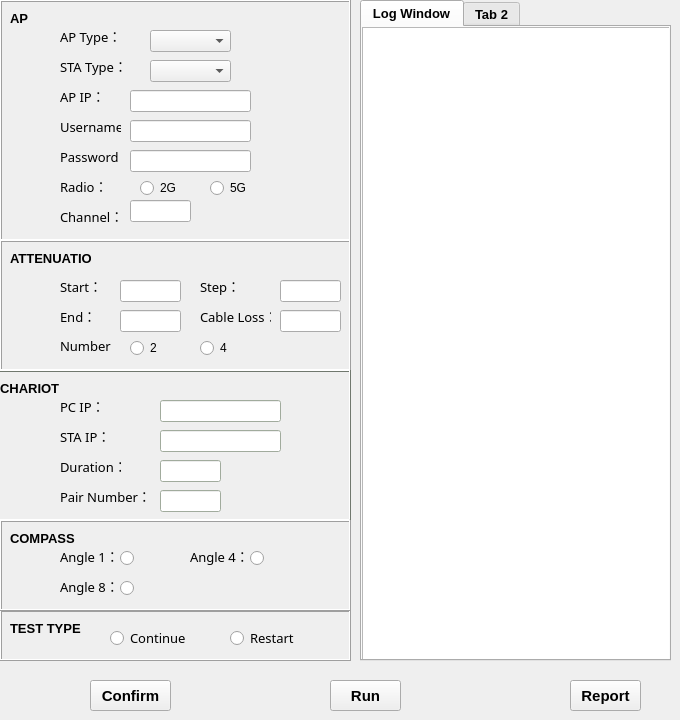
  <widget class="QWidget" name="centralwidget">
   <widget class="QFrame" name="APframe">
    <property name="geometry">
     <rect>
      <x>0</x>
      <y>0</y>
      <width>351</width>
      <height>241</height>
     </rect>
    </property>
    <property name="font">
     <font>
      <family>Arial</family>
     </font>
    </property>
    <property name="frameShape">
     <enum>QFrame::Box</enum>
    </property>
    <property name="frameShadow">
     <enum>QFrame::Raised</enum>
    </property>
    <property name="lineWidth">
     <number>1</number>
    </property>
    <widget class="QLabel" name="label">
     <property name="geometry">
      <rect>
       <x>10</x>
       <y>10</y>
       <width>81</width>
       <height>16</height>
      </rect>
     </property>
     <property name="font">
      <font>
       <pointsize>10</pointsize>
       <weight>75</weight>
       <bold>true</bold>
      </font>
     </property>
     <property name="text">
      <string>AP</string>
     </property>
    </widget>
    <widget class="QLabel" name="label_2">
     <property name="geometry">
      <rect>
       <x>60</x>
       <y>20</y>
       <width>61</width>
       <height>31</height>
      </rect>
     </property>
     <property name="font">
      <font>
       <family>宋体</family>
       <pointsize>10</pointsize>
      </font>
     </property>
     <property name="text">
      <string>AP Type：</string>
     </property>
    </widget>
    <widget class="QComboBox" name="ApType">
     <property name="geometry">
      <rect>
       <x>150</x>
       <y>30</y>
       <width>81</width>
       <height>22</height>
      </rect>
     </property>
     <item>
      <property name="text">
       <string/>
      </property>
     </item>
     <item>
      <property name="text">
       <string>AP-365</string>
      </property>
     </item>
     <item>
      <property name="text">
       <string>WF-180</string>
      </property>
     </item>
     <item>
      <property name="text">
       <string>WF-1871</string>
      </property>
     </item>
     <item>
      <property name="text">
       <string>WF-1821</string>
      </property>
     </item>
    </widget>
    <widget class="QLabel" name="label_3">
     <property name="geometry">
      <rect>
       <x>60</x>
       <y>80</y>
       <width>61</width>
       <height>31</height>
      </rect>
     </property>
     <property name="font">
      <font>
       <family>宋体</family>
       <pointsize>10</pointsize>
      </font>
     </property>
     <property name="text">
      <string>AP IP：</string>
     </property>
    </widget>
    <widget class="QLabel" name="label_4">
     <property name="geometry">
      <rect>
       <x>60</x>
       <y>110</y>
       <width>61</width>
       <height>31</height>
      </rect>
     </property>
     <property name="font">
      <font>
       <family>宋体</family>
       <pointsize>10</pointsize>
      </font>
     </property>
     <property name="text">
      <string>Username：</string>
     </property>
    </widget>
    <widget class="QLabel" name="label_5">
     <property name="geometry">
      <rect>
       <x>60</x>
       <y>140</y>
       <width>61</width>
       <height>31</height>
      </rect>
     </property>
     <property name="font">
      <font>
       <family>宋体</family>
       <pointsize>10</pointsize>
      </font>
     </property>
     <property name="text">
      <string>Password：</string>
     </property>
    </widget>
    <widget class="QLineEdit" name="ApIp">
     <property name="geometry">
      <rect>
       <x>130</x>
       <y>90</y>
       <width>121</width>
       <height>22</height>
      </rect>
     </property>
    </widget>
    <widget class="QLineEdit" name="Username">
     <property name="geometry">
      <rect>
       <x>130</x>
       <y>120</y>
       <width>121</width>
       <height>22</height>
      </rect>
     </property>
    </widget>
    <widget class="QLineEdit" name="Password">
     <property name="geometry">
      <rect>
       <x>130</x>
       <y>150</y>
       <width>121</width>
       <height>22</height>
      </rect>
     </property>
    </widget>
    <widget class="QRadioButton" name="radioButton2">
     <property name="geometry">
      <rect>
       <x>140</x>
       <y>180</y>
       <width>89</width>
       <height>16</height>
      </rect>
     </property>
     <property name="text">
      <string>2G</string>
     </property>
    </widget>
    <widget class="QLabel" name="label_6">
     <property name="geometry">
      <rect>
       <x>60</x>
       <y>170</y>
       <width>61</width>
       <height>31</height>
      </rect>
     </property>
     <property name="font">
      <font>
       <family>宋体</family>
       <pointsize>10</pointsize>
      </font>
     </property>
     <property name="text">
      <string>Radio：</string>
     </property>
    </widget>
    <widget class="QRadioButton" name="radioButton5">
     <property name="geometry">
      <rect>
       <x>210</x>
       <y>180</y>
       <width>61</width>
       <height>16</height>
      </rect>
     </property>
     <property name="text">
      <string>5G</string>
     </property>
    </widget>
    <widget class="QLabel" name="label_7">
     <property name="geometry">
      <rect>
       <x>60</x>
       <y>200</y>
       <width>61</width>
       <height>31</height>
      </rect>
     </property>
     <property name="font">
      <font>
       <family>宋体</family>
       <pointsize>10</pointsize>
      </font>
     </property>
     <property name="text">
      <string>Channel：</string>
     </property>
    </widget>
    <widget class="QLineEdit" name="Channel">
     <property name="geometry">
      <rect>
       <x>130</x>
       <y>200</y>
       <width>61</width>
       <height>22</height>
      </rect>
     </property>
    </widget>
    <widget class="QLabel" name="label_20">
     <property name="geometry">
      <rect>
       <x>60</x>
       <y>50</y>
       <width>71</width>
       <height>31</height>
      </rect>
     </property>
     <property name="font">
      <font>
       <family>宋体</family>
       <pointsize>10</pointsize>
      </font>
     </property>
     <property name="text">
      <string>STA Type：</string>
     </property>
    </widget>
    <widget class="QComboBox" name="StaType">
     <property name="geometry">
      <rect>
       <x>150</x>
       <y>60</y>
       <width>81</width>
       <height>22</height>
      </rect>
     </property>
     <item>
      <property name="text">
       <string/>
      </property>
     </item>
     <item>
      <property name="text">
       <string>STA</string>
      </property>
     </item>
     <item>
      <property name="text">
       <string>AP-365</string>
      </property>
     </item>
     <item>
      <property name="text">
       <string>WF-180</string>
      </property>
     </item>
     <item>
      <property name="text">
       <string>WF-1871</string>
      </property>
     </item>
     <item>
      <property name="text">
       <string>WF-1821</string>
      </property>
     </item>
    </widget>
   </widget>
   <widget class="QFrame" name="APframe_2">
    <property name="geometry">
     <rect>
      <x>0</x>
      <y>240</y>
      <width>351</width>
      <height>131</height>
     </rect>
    </property>
    <property name="font">
     <font>
      <family>Arial</family>
     </font>
    </property>
    <property name="frameShape">
     <enum>QFrame::Box</enum>
    </property>
    <property name="frameShadow">
     <enum>QFrame::Raised</enum>
    </property>
    <property name="lineWidth">
     <number>1</number>
    </property>
    <widget class="QLabel" name="label_8">
     <property name="geometry">
      <rect>
       <x>10</x>
       <y>10</y>
       <width>81</width>
       <height>16</height>
      </rect>
     </property>
     <property name="font">
      <font>
       <pointsize>10</pointsize>
       <weight>75</weight>
       <bold>true</bold>
      </font>
     </property>
     <property name="text">
      <string>ATTENUATION</string>
     </property>
    </widget>
    <widget class="QLabel" name="label_10">
     <property name="geometry">
      <rect>
       <x>60</x>
       <y>30</y>
       <width>61</width>
       <height>31</height>
      </rect>
     </property>
     <property name="font">
      <font>
       <family>宋体</family>
       <pointsize>10</pointsize>
      </font>
     </property>
     <property name="text">
      <string>Start：</string>
     </property>
    </widget>
    <widget class="QLabel" name="label_11">
     <property name="geometry">
      <rect>
       <x>200</x>
       <y>30</y>
       <width>61</width>
       <height>31</height>
      </rect>
     </property>
     <property name="font">
      <font>
       <family>宋体</family>
       <pointsize>10</pointsize>
      </font>
     </property>
     <property name="text">
      <string>Step：</string>
     </property>
    </widget>
    <widget class="QLabel" name="label_12">
     <property name="geometry">
      <rect>
       <x>60</x>
       <y>60</y>
       <width>61</width>
       <height>31</height>
      </rect>
     </property>
     <property name="font">
      <font>
       <family>宋体</family>
       <pointsize>10</pointsize>
      </font>
     </property>
     <property name="text">
      <string>End：</string>
     </property>
    </widget>
    <widget class="QLabel" name="label_13">
     <property name="geometry">
      <rect>
       <x>200</x>
       <y>60</y>
       <width>71</width>
       <height>31</height>
      </rect>
     </property>
     <property name="font">
      <font>
       <family>宋体</family>
       <pointsize>10</pointsize>
      </font>
     </property>
     <property name="text">
      <string>Cable Loss：</string>
     </property>
    </widget>
    <widget class="QLineEdit" name="Start">
     <property name="geometry">
      <rect>
       <x>120</x>
       <y>40</y>
       <width>61</width>
       <height>22</height>
      </rect>
     </property>
    </widget>
    <widget class="QLineEdit" name="Step">
     <property name="geometry">
      <rect>
       <x>280</x>
       <y>40</y>
       <width>61</width>
       <height>22</height>
      </rect>
     </property>
    </widget>
    <widget class="QLineEdit" name="End">
     <property name="geometry">
      <rect>
       <x>120</x>
       <y>70</y>
       <width>61</width>
       <height>22</height>
      </rect>
     </property>
    </widget>
    <widget class="QLineEdit" name="LineLoss">
     <property name="geometry">
      <rect>
       <x>280</x>
       <y>70</y>
       <width>61</width>
       <height>22</height>
      </rect>
     </property>
    </widget>
    <widget class="QLabel" name="label_18">
     <property name="geometry">
      <rect>
       <x>60</x>
       <y>90</y>
       <width>71</width>
       <height>31</height>
      </rect>
     </property>
     <property name="font">
      <font>
       <family>宋体</family>
       <pointsize>10</pointsize>
      </font>
     </property>
     <property name="text">
      <string>Number</string>
     </property>
    </widget>
    <widget class="QRadioButton" name="NumberButton2_2">
     <property name="geometry">
      <rect>
       <x>130</x>
       <y>100</y>
       <width>89</width>
       <height>16</height>
      </rect>
     </property>
     <property name="text">
      <string>2</string>
     </property>
    </widget>
    <widget class="QRadioButton" name="NumberButton4_4">
     <property name="geometry">
      <rect>
       <x>200</x>
       <y>100</y>
       <width>61</width>
       <height>16</height>
      </rect>
     </property>
     <property name="text">
      <string>4</string>
     </property>
    </widget>
   </widget>
   <widget class="QFrame" name="APframe_3">
    <property name="geometry">
     <rect>
      <x>-10</x>
      <y>370</y>
      <width>361</width>
      <height>151</height>
     </rect>
    </property>
    <property name="palette">
     <palette>
      <active>
       <colorrole role="WindowText">
        <brush brushstyle="SolidPattern">
         <color alpha="255">
          <red>0</red>
          <green>0</green>
          <blue>0</blue>
         </color>
        </brush>
       </colorrole>
       <colorrole role="Button">
        <brush brushstyle="SolidPattern">
         <color alpha="255">
          <red>225</red>
          <green>240</green>
          <blue>220</blue>
         </color>
        </brush>
       </colorrole>
       <colorrole role="Light">
        <brush brushstyle="SolidPattern">
         <color alpha="255">
          <red>255</red>
          <green>255</green>
          <blue>255</blue>
         </color>
        </brush>
       </colorrole>
       <colorrole role="Midlight">
        <brush brushstyle="SolidPattern">
         <color alpha="255">
          <red>240</red>
          <green>247</green>
          <blue>237</blue>
         </color>
        </brush>
       </colorrole>
       <colorrole role="Dark">
        <brush brushstyle="SolidPattern">
         <color alpha="255">
          <red>112</red>
          <green>120</green>
          <blue>110</blue>
         </color>
        </brush>
       </colorrole>
       <colorrole role="Mid">
        <brush brushstyle="SolidPattern">
         <color alpha="255">
          <red>150</red>
          <green>160</green>
          <blue>147</blue>
         </color>
        </brush>
       </colorrole>
       <colorrole role="Text">
        <brush brushstyle="SolidPattern">
         <color alpha="255">
          <red>0</red>
          <green>0</green>
          <blue>0</blue>
         </color>
        </brush>
       </colorrole>
       <colorrole role="BrightText">
        <brush brushstyle="SolidPattern">
         <color alpha="255">
          <red>255</red>
          <green>255</green>
          <blue>255</blue>
         </color>
        </brush>
       </colorrole>
       <colorrole role="ButtonText">
        <brush brushstyle="SolidPattern">
         <color alpha="255">
          <red>0</red>
          <green>0</green>
          <blue>0</blue>
         </color>
        </brush>
       </colorrole>
       <colorrole role="Base">
        <brush brushstyle="SolidPattern">
         <color alpha="255">
          <red>255</red>
          <green>255</green>
          <blue>255</blue>
         </color>
        </brush>
       </colorrole>
       <colorrole role="Window">
        <brush brushstyle="SolidPattern">
         <color alpha="255">
          <red>225</red>
          <green>240</green>
          <blue>220</blue>
         </color>
        </brush>
       </colorrole>
       <colorrole role="Shadow">
        <brush brushstyle="SolidPattern">
         <color alpha="255">
          <red>0</red>
          <green>0</green>
          <blue>0</blue>
         </color>
        </brush>
       </colorrole>
       <colorrole role="AlternateBase">
        <brush brushstyle="SolidPattern">
         <color alpha="255">
          <red>240</red>
          <green>247</green>
          <blue>237</blue>
         </color>
        </brush>
       </colorrole>
       <colorrole role="ToolTipBase">
        <brush brushstyle="SolidPattern">
         <color alpha="255">
          <red>255</red>
          <green>255</green>
          <blue>220</blue>
         </color>
        </brush>
       </colorrole>
       <colorrole role="ToolTipText">
        <brush brushstyle="SolidPattern">
         <color alpha="255">
          <red>0</red>
          <green>0</green>
          <blue>0</blue>
         </color>
        </brush>
       </colorrole>
      </active>
      <inactive>
       <colorrole role="WindowText">
        <brush brushstyle="SolidPattern">
         <color alpha="255">
          <red>0</red>
          <green>0</green>
          <blue>0</blue>
         </color>
        </brush>
       </colorrole>
       <colorrole role="Button">
        <brush brushstyle="SolidPattern">
         <color alpha="255">
          <red>225</red>
          <green>240</green>
          <blue>220</blue>
         </color>
        </brush>
       </colorrole>
       <colorrole role="Light">
        <brush brushstyle="SolidPattern">
         <color alpha="255">
          <red>255</red>
          <green>255</green>
          <blue>255</blue>
         </color>
        </brush>
       </colorrole>
       <colorrole role="Midlight">
        <brush brushstyle="SolidPattern">
         <color alpha="255">
          <red>240</red>
          <green>247</green>
          <blue>237</blue>
         </color>
        </brush>
       </colorrole>
       <colorrole role="Dark">
        <brush brushstyle="SolidPattern">
         <color alpha="255">
          <red>112</red>
          <green>120</green>
          <blue>110</blue>
         </color>
        </brush>
       </colorrole>
       <colorrole role="Mid">
        <brush brushstyle="SolidPattern">
         <color alpha="255">
          <red>150</red>
          <green>160</green>
          <blue>147</blue>
         </color>
        </brush>
       </colorrole>
       <colorrole role="Text">
        <brush brushstyle="SolidPattern">
         <color alpha="255">
          <red>0</red>
          <green>0</green>
          <blue>0</blue>
         </color>
        </brush>
       </colorrole>
       <colorrole role="BrightText">
        <brush brushstyle="SolidPattern">
         <color alpha="255">
          <red>255</red>
          <green>255</green>
          <blue>255</blue>
         </color>
        </brush>
       </colorrole>
       <colorrole role="ButtonText">
        <brush brushstyle="SolidPattern">
         <color alpha="255">
          <red>0</red>
          <green>0</green>
          <blue>0</blue>
         </color>
        </brush>
       </colorrole>
       <colorrole role="Base">
        <brush brushstyle="SolidPattern">
         <color alpha="255">
          <red>255</red>
          <green>255</green>
          <blue>255</blue>
         </color>
        </brush>
       </colorrole>
       <colorrole role="Window">
        <brush brushstyle="SolidPattern">
         <color alpha="255">
          <red>225</red>
          <green>240</green>
          <blue>220</blue>
         </color>
        </brush>
       </colorrole>
       <colorrole role="Shadow">
        <brush brushstyle="SolidPattern">
         <color alpha="255">
          <red>0</red>
          <green>0</green>
          <blue>0</blue>
         </color>
        </brush>
       </colorrole>
       <colorrole role="AlternateBase">
        <brush brushstyle="SolidPattern">
         <color alpha="255">
          <red>240</red>
          <green>247</green>
          <blue>237</blue>
         </color>
        </brush>
       </colorrole>
       <colorrole role="ToolTipBase">
        <brush brushstyle="SolidPattern">
         <color alpha="255">
          <red>255</red>
          <green>255</green>
          <blue>220</blue>
         </color>
        </brush>
       </colorrole>
       <colorrole role="ToolTipText">
        <brush brushstyle="SolidPattern">
         <color alpha="255">
          <red>0</red>
          <green>0</green>
          <blue>0</blue>
         </color>
        </brush>
       </colorrole>
      </inactive>
      <disabled>
       <colorrole role="WindowText">
        <brush brushstyle="SolidPattern">
         <color alpha="255">
          <red>112</red>
          <green>120</green>
          <blue>110</blue>
         </color>
        </brush>
       </colorrole>
       <colorrole role="Button">
        <brush brushstyle="SolidPattern">
         <color alpha="255">
          <red>225</red>
          <green>240</green>
          <blue>220</blue>
         </color>
        </brush>
       </colorrole>
       <colorrole role="Light">
        <brush brushstyle="SolidPattern">
         <color alpha="255">
          <red>255</red>
          <green>255</green>
          <blue>255</blue>
         </color>
        </brush>
       </colorrole>
       <colorrole role="Midlight">
        <brush brushstyle="SolidPattern">
         <color alpha="255">
          <red>240</red>
          <green>247</green>
          <blue>237</blue>
         </color>
        </brush>
       </colorrole>
       <colorrole role="Dark">
        <brush brushstyle="SolidPattern">
         <color alpha="255">
          <red>112</red>
          <green>120</green>
          <blue>110</blue>
         </color>
        </brush>
       </colorrole>
       <colorrole role="Mid">
        <brush brushstyle="SolidPattern">
         <color alpha="255">
          <red>150</red>
          <green>160</green>
          <blue>147</blue>
         </color>
        </brush>
       </colorrole>
       <colorrole role="Text">
        <brush brushstyle="SolidPattern">
         <color alpha="255">
          <red>112</red>
          <green>120</green>
          <blue>110</blue>
         </color>
        </brush>
       </colorrole>
       <colorrole role="BrightText">
        <brush brushstyle="SolidPattern">
         <color alpha="255">
          <red>255</red>
          <green>255</green>
          <blue>255</blue>
         </color>
        </brush>
       </colorrole>
       <colorrole role="ButtonText">
        <brush brushstyle="SolidPattern">
         <color alpha="255">
          <red>112</red>
          <green>120</green>
          <blue>110</blue>
         </color>
        </brush>
       </colorrole>
       <colorrole role="Base">
        <brush brushstyle="SolidPattern">
         <color alpha="255">
          <red>225</red>
          <green>240</green>
          <blue>220</blue>
         </color>
        </brush>
       </colorrole>
       <colorrole role="Window">
        <brush brushstyle="SolidPattern">
         <color alpha="255">
          <red>225</red>
          <green>240</green>
          <blue>220</blue>
         </color>
        </brush>
       </colorrole>
       <colorrole role="Shadow">
        <brush brushstyle="SolidPattern">
         <color alpha="255">
          <red>0</red>
          <green>0</green>
          <blue>0</blue>
         </color>
        </brush>
       </colorrole>
       <colorrole role="AlternateBase">
        <brush brushstyle="SolidPattern">
         <color alpha="255">
          <red>225</red>
          <green>240</green>
          <blue>220</blue>
         </color>
        </brush>
       </colorrole>
       <colorrole role="ToolTipBase">
        <brush brushstyle="SolidPattern">
         <color alpha="255">
          <red>255</red>
          <green>255</green>
          <blue>220</blue>
         </color>
        </brush>
       </colorrole>
       <colorrole role="ToolTipText">
        <brush brushstyle="SolidPattern">
         <color alpha="255">
          <red>0</red>
          <green>0</green>
          <blue>0</blue>
         </color>
        </brush>
       </colorrole>
      </disabled>
     </palette>
    </property>
    <property name="font">
     <font>
      <family>Arial</family>
     </font>
    </property>
    <property name="frameShape">
     <enum>QFrame::Box</enum>
    </property>
    <property name="frameShadow">
     <enum>QFrame::Raised</enum>
    </property>
    <property name="lineWidth">
     <number>1</number>
    </property>
    <widget class="QLabel" name="label_9">
     <property name="geometry">
      <rect>
       <x>10</x>
       <y>10</y>
       <width>81</width>
       <height>16</height>
      </rect>
     </property>
     <property name="font">
      <font>
       <pointsize>10</pointsize>
       <weight>75</weight>
       <bold>true</bold>
      </font>
     </property>
     <property name="text">
      <string>CHARIOT</string>
     </property>
    </widget>
    <widget class="QLabel" name="label_14">
     <property name="geometry">
      <rect>
       <x>70</x>
       <y>20</y>
       <width>61</width>
       <height>31</height>
      </rect>
     </property>
     <property name="font">
      <font>
       <family>宋体</family>
       <pointsize>10</pointsize>
      </font>
     </property>
     <property name="text">
      <string>PC IP：</string>
     </property>
    </widget>
    <widget class="QLabel" name="label_15">
     <property name="geometry">
      <rect>
       <x>70</x>
       <y>50</y>
       <width>61</width>
       <height>31</height>
      </rect>
     </property>
     <property name="font">
      <font>
       <family>宋体</family>
       <pointsize>10</pointsize>
      </font>
     </property>
     <property name="text">
      <string>STA IP：</string>
     </property>
    </widget>
    <widget class="QLabel" name="label_16">
     <property name="geometry">
      <rect>
       <x>70</x>
       <y>80</y>
       <width>61</width>
       <height>31</height>
      </rect>
     </property>
     <property name="font">
      <font>
       <family>宋体</family>
       <pointsize>10</pointsize>
      </font>
     </property>
     <property name="text">
      <string>Duration：</string>
     </property>
    </widget>
    <widget class="QLabel" name="label_17">
     <property name="geometry">
      <rect>
       <x>70</x>
       <y>110</y>
       <width>91</width>
       <height>31</height>
      </rect>
     </property>
     <property name="font">
      <font>
       <family>宋体</family>
       <pointsize>10</pointsize>
      </font>
     </property>
     <property name="text">
      <string>Pair Number：</string>
     </property>
    </widget>
    <widget class="QLineEdit" name="PcIp">
     <property name="geometry">
      <rect>
       <x>170</x>
       <y>30</y>
       <width>121</width>
       <height>22</height>
      </rect>
     </property>
    </widget>
    <widget class="QLineEdit" name="StaIp">
     <property name="geometry">
      <rect>
       <x>170</x>
       <y>60</y>
       <width>121</width>
       <height>22</height>
      </rect>
     </property>
    </widget>
    <widget class="QLineEdit" name="Duration">
     <property name="geometry">
      <rect>
       <x>170</x>
       <y>90</y>
       <width>61</width>
       <height>22</height>
      </rect>
     </property>
    </widget>
    <widget class="QLineEdit" name="PairNumber">
     <property name="geometry">
      <rect>
       <x>170</x>
       <y>120</y>
       <width>61</width>
       <height>22</height>
      </rect>
     </property>
    </widget>
   </widget>
   <widget class="QPushButton" name="Confirm">
    <property name="geometry">
     <rect>
      <x>90</x>
      <y>680</y>
      <width>81</width>
      <height>31</height>
     </rect>
    </property>
    <property name="font">
     <font>
      <pointsize>11</pointsize>
      <weight>75</weight>
      <italic>false</italic>
      <bold>true</bold>
     </font>
    </property>
    <property name="text">
     <string>Confirm</string>
    </property>
   </widget>
   <widget class="QPushButton" name="Run">
    <property name="geometry">
     <rect>
      <x>330</x>
      <y>680</y>
      <width>71</width>
      <height>31</height>
     </rect>
    </property>
    <property name="font">
     <font>
      <pointsize>11</pointsize>
      <weight>75</weight>
      <bold>true</bold>
     </font>
    </property>
    <property name="text">
     <string>Run</string>
    </property>
   </widget>
   <widget class="QTabWidget" name="tabWidget">
    <property name="geometry">
     <rect>
      <x>360</x>
      <y>0</y>
      <width>311</width>
      <height>661</height>
     </rect>
    </property>
    <property name="font">
     <font>
      <pointsize>10</pointsize>
      <weight>75</weight>
      <bold>true</bold>
     </font>
    </property>
    <property name="currentIndex">
     <number>0</number>
    </property>
    <widget class="QWidget" name="tab">
     <attribute name="title">
      <string>Log Window</string>
     </attribute>
     <widget class="QTextBrowser" name="textBrowser">
      <property name="geometry">
       <rect>
        <x>0</x>
        <y>0</y>
        <width>361</width>
        <height>641</height>
       </rect>
      </property>
      <property name="font">
       <font>
        <pointsize>11</pointsize>
        <weight>50</weight>
        <bold>false</bold>
       </font>
      </property>
     </widget>
    </widget>
    <widget class="QWidget" name="tab_2">
     <property name="enabled">
      <bool>false</bool>
     </property>
     <attribute name="title">
      <string>Tab 2</string>
     </attribute>
    </widget>
   </widget>
   <widget class="QPushButton" name="Report">
    <property name="geometry">
     <rect>
      <x>570</x>
      <y>680</y>
      <width>71</width>
      <height>31</height>
     </rect>
    </property>
    <property name="font">
     <font>
      <pointsize>11</pointsize>
      <weight>75</weight>
      <bold>true</bold>
     </font>
    </property>
    <property name="text">
     <string>Report</string>
    </property>
   </widget>
   <widget class="QFrame" name="APframe_5">
    <property name="geometry">
     <rect>
      <x>0</x>
      <y>610</y>
      <width>351</width>
      <height>51</height>
     </rect>
    </property>
    <property name="font">
     <font>
      <family>Arial</family>
     </font>
    </property>
    <property name="frameShape">
     <enum>QFrame::Box</enum>
    </property>
    <property name="frameShadow">
     <enum>QFrame::Raised</enum>
    </property>
    <property name="lineWidth">
     <number>1</number>
    </property>
    <widget class="QLabel" name="label_22">
     <property name="geometry">
      <rect>
       <x>10</x>
       <y>10</y>
       <width>81</width>
       <height>16</height>
      </rect>
     </property>
     <property name="font">
      <font>
       <pointsize>10</pointsize>
       <weight>75</weight>
       <bold>true</bold>
      </font>
     </property>
     <property name="text">
      <string>TEST TYPE</string>
     </property>
    </widget>
    <widget class="QRadioButton" name="radioButton">
     <property name="geometry">
      <rect>
       <x>110</x>
       <y>20</y>
       <width>89</width>
       <height>16</height>
      </rect>
     </property>
     <property name="font">
      <font>
       <family>宋体</family>
       <pointsize>10</pointsize>
      </font>
     </property>
     <property name="text">
      <string>Continue</string>
     </property>
    </widget>
    <widget class="QRadioButton" name="radioButton_2">
     <property name="geometry">
      <rect>
       <x>230</x>
       <y>20</y>
       <width>89</width>
       <height>16</height>
      </rect>
     </property>
     <property name="font">
      <font>
       <family>宋体</family>
       <pointsize>10</pointsize>
      </font>
     </property>
     <property name="text">
      <string>Restart</string>
     </property>
    </widget>
   </widget>
   <widget class="QFrame" name="APframe_6">
    <property name="geometry">
     <rect>
      <x>0</x>
      <y>520</y>
      <width>351</width>
      <height>91</height>
     </rect>
    </property>
    <property name="font">
     <font>
      <family>Arial</family>
     </font>
    </property>
    <property name="frameShape">
     <enum>QFrame::Box</enum>
    </property>
    <property name="frameShadow">
     <enum>QFrame::Raised</enum>
    </property>
    <property name="lineWidth">
     <number>1</number>
    </property>
    <widget class="QLabel" name="compass">
     <property name="geometry">
      <rect>
       <x>10</x>
       <y>10</y>
       <width>81</width>
       <height>16</height>
      </rect>
     </property>
     <property name="font">
      <font>
       <pointsize>10</pointsize>
       <weight>75</weight>
       <bold>true</bold>
      </font>
     </property>
     <property name="text">
      <string>COMPASS</string>
     </property>
    </widget>
    <widget class="QLabel" name="Angle1">
     <property name="geometry">
      <rect>
       <x>60</x>
       <y>20</y>
       <width>61</width>
       <height>31</height>
      </rect>
     </property>
     <property name="font">
      <font>
       <family>宋体</family>
       <pointsize>10</pointsize>
      </font>
     </property>
     <property name="text">
      <string>Angle 1：</string>
     </property>
    </widget>
    <widget class="QLabel" name="Angle4">
     <property name="geometry">
      <rect>
       <x>190</x>
       <y>20</y>
       <width>61</width>
       <height>31</height>
      </rect>
     </property>
     <property name="font">
      <font>
       <family>宋体</family>
       <pointsize>10</pointsize>
      </font>
     </property>
     <property name="text">
      <string>Angle 4：</string>
     </property>
    </widget>
    <widget class="QLabel" name="Angle8">
     <property name="geometry">
      <rect>
       <x>60</x>
       <y>50</y>
       <width>61</width>
       <height>31</height>
      </rect>
     </property>
     <property name="font">
      <font>
       <family>宋体</family>
       <pointsize>10</pointsize>
      </font>
     </property>
     <property name="text">
      <string>Angle 8：</string>
     </property>
    </widget>
    <widget class="QRadioButton" name="CompassButton1">
     <property name="geometry">
      <rect>
       <x>120</x>
       <y>30</y>
       <width>89</width>
       <height>16</height>
      </rect>
     </property>
     <property name="text">
      <string/>
     </property>
    </widget>
    <widget class="QRadioButton" name="CompassButton2">
     <property name="geometry">
      <rect>
       <x>250</x>
       <y>30</y>
       <width>89</width>
       <height>16</height>
      </rect>
     </property>
     <property name="text">
      <string/>
     </property>
    </widget>
    <widget class="QRadioButton" name="CompassButton3">
     <property name="geometry">
      <rect>
       <x>120</x>
       <y>60</y>
       <width>89</width>
       <height>16</height>
      </rect>
     </property>
     <property name="text">
      <string/>
     </property>
    </widget>
   </widget>
  </widget>
